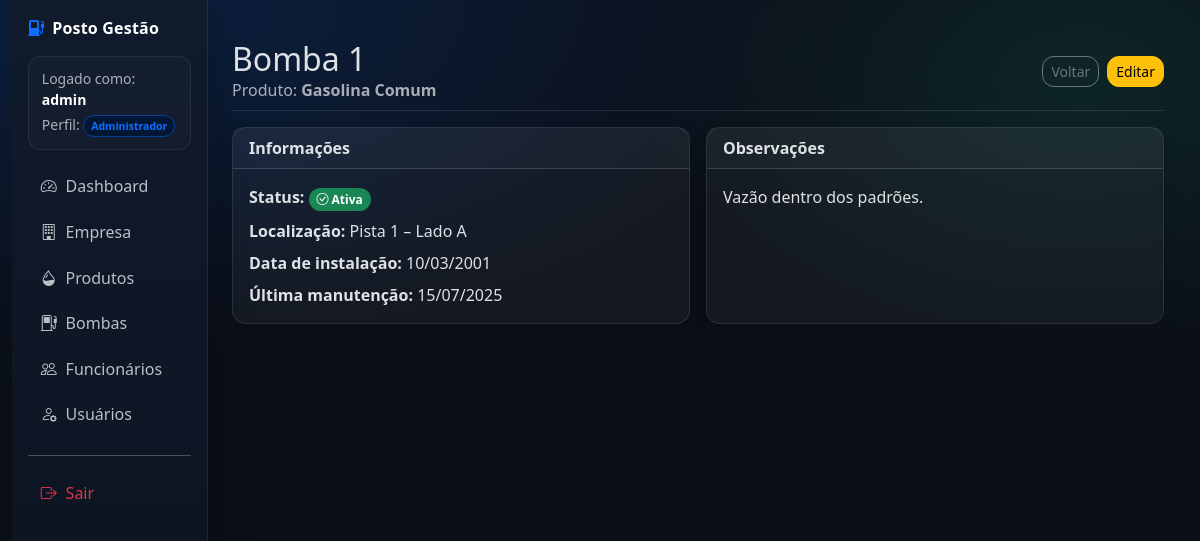
Page /bombas/1/ (signed in) on the committed database.
### accounts/models.py (models this page shows, shortened)
class CustomUser(AbstractUser):
    PERFIL_CHOICES = (
        ('ADMIN', 'Administrador'),
        ('GERENTE', 'Gerente'),
        ('OPERADOR', 'Operador'),
    )
    nome_completo = models.CharField('Nome completo', max_length=255, default='')
    perfil = models.CharField(max_length=10, choices=PERFIL_CHOICES, default='OPERADOR')
    data_cadastro = models.DateTimeField(auto_now_add=True)
    REQUIRED_FIELDS = ["email", "nome_completo"]

### bombas/models.py (models this page shows, shortened)
class Bomba(models.Model):
    STATUS_CHOICES = (
        ('ATIVA', 'Ativa'),
        ('INATIVA', 'Inativa'),
        ('MANUTENCAO', 'Manutenção'),
    )
    numero = models.CharField(max_length=50, unique=True)
    produto = models.ForeignKey(Produto, on_delete=models.PROTECT, related_name='bombas')
    status = models.CharField(max_length=15, choices=STATUS_CHOICES, default='ATIVA')
    localizacao = models.CharField(max_length=100)
    data_instalacao = models.DateField()
    data_ultima_manutencao = models.DateField(blank=True, null=True)
    observacoes = models.TextField(blank=True, null=True)

### produtos/models.py (models this page shows, shortened)
class Produto(models.Model):
    codigo = models.CharField(max_length=50, unique=True)
    nome = models.CharField(max_length=100)
    unidade_medida = models.CharField(max_length=20, default='Litros')
    preco_custo = models.DecimalField(max_digits=10, decimal_places=2)
    preco_venda = models.DecimalField(max_digits=10, decimal_places=2)
    estoque_atual = models.DecimalField(max_digits=10, decimal_places=2)
    estoque_minimo = models.DecimalField(max_digits=10, decimal_places=2)
    is_active = models.BooleanField(default=True)
    data_cadastro = models.DateTimeField(auto_now_add=True)
    data_atualizacao = models.DateTimeField(auto_now=True)

### bombas/views.py (the view)
# urls.py: path('<int:pk>/', views.BombaDetailView.as_view(), name='bomba_detail'),
class BombaDetailView(LoginRequiredMixin, DetailView):
    model = Bomba
    template_name = 'bombas/bomba_detail.html'
    context_object_name = 'bomba'

### bombas/templates/bombas/bomba_detail.html (shortened to what this page needs)
{% extends 'base.html' %}
{% block content %}
<div class="d-flex justify-content-between flex-wrap flex-md-nowrap align-items-center pt-3 pb-2 mb-3 border-bottom">
    <div>
        <h1 class="h2 mb-0">Bomba {{ bomba.numero }}</h1>
        <div class="text-muted">Produto: <strong>{{ bomba.produto.nome }}</strong></div>
    </div>
    <div class="btn-toolbar">
        <a href="{% url 'bomba_list' %}" class="btn btn-sm btn-outline-secondary">Voltar</a>
        {% if user.perfil == 'ADMIN' or user.perfil == 'GERENTE' %}
            <a href="{% url 'bomba_update' bomba.pk %}" class="btn btn-sm btn-warning ms-2">Editar</a>
        {% endif %}
    </div>
</div>
<div class="row g-3">
    <div class="col-lg-6">
        <div class="card h-100">
            <div class="card-header"><strong>Informações</strong></div>
            <div class="card-body">
                <p class="mb-2"><strong>Status:</strong>
                    {% if bomba.status == 'ATIVA' %}
                        <span class="badge bg-success"><i class="bi bi-check-circle"></i> {{ bomba.get_status_display }}</span>
                    {% elif bomba.status == 'MANUTENCAO' %}
                        <span class="badge bg-danger"><i class="bi bi-exclamation-triangle"></i> {{ bomba.get_status_display }}</span>
                    {% else %}
                        <span class="badge bg-secondary"><i class="bi bi-x-circle"></i> {{ bomba.get_status_display }}</span>
                    {% endif %}
                </p>
                <p class="mb-2"><strong>Localização:</strong> {{ bomba.localizacao }}</p>
                <p class="mb-2"><strong>Data de instalação:</strong> {{ bomba.data_instalacao|date:"d/m/Y" }}</p>
                <p class="mb-0"><strong>Última manutenção:</strong> {{ bomba.data_ultima_manutencao|date:"d/m/Y"|default:"Não registrada" }}</p>
            </div>
        </div>
    </div>
    <div class="col-lg-6">
        <div class="card h-100">
            <div class="card-header"><strong>Observações</strong></div>
            <div class="card-body">
                {% if bomba.observacoes %}
                    <p class="mb-0">{{ bomba.observacoes|linebreaksbr }}</p>
                {% else %}
                    <p class="text-muted mb-0">Nenhuma observação registrada.</p>
                {% endif %}
            </div>
        </div>
    </div>
</div>
{% endblock %}

### templates/base.html (shortened to what this page needs)
{% load django_bootstrap5 %}
{% load static %}
<!DOCTYPE html>
<html lang="pt-br" data-bs-theme="dark">
<head>
    {% bootstrap_css %}
    <link rel="stylesheet" href="https://cdn.jsdelivr.net/npm/bootstrap-icons@1.11.3/font/bootstrap-icons.min.css">
    <link rel="stylesheet" href="{% static 'css/app.css' %}">
</head>
<body>
<div class="container-fluid app-shell">
    <div class="row g-0">
        {% if user.is_authenticated %}
        {% with current=request.resolver_match.url_name %}
        <aside class="col-md-3 col-lg-2 d-md-block sidebar p-3">
            <div class="d-flex align-items-center justify-content-between mb-3">
                <div class="brand text-white">
                    <i class="bi bi-fuel-pump-fill me-2 text-primary"></i>Posto Gestão
                </div>
            </div>
            <div class="small text-muted mb-3 user-chip">
                Logado como: <strong class="text-white">{{ user.username }}</strong>
                <div class="mt-1">
                    Perfil:
                    <span class="badge bg-primary-subtle text-primary border border-primary-subtle">
                        {{ user.get_perfil_display }}
                    </span>
                </div>
            </div>
            <ul class="nav nav-pills flex-column gap-1">
                <li class="nav-item">
                    <a href="{% url 'dashboard' %}" class="nav-link {% if current == 'dashboard' %}active{% endif %}">
                        <i class="bi bi-speedometer2"></i> Dashboard
                    </a>
                </li>
                {% if user.perfil != 'OPERADOR' %}
                <li class="nav-item">
                    <a href="{% url 'empresa_detail' %}" class="nav-link {% if current == 'empresa_detail' or current == 'empresa_create' or current == 'empresa_update' %}active{% endif %}">
                        <i class="bi bi-building"></i> Empresa
                    </a>
                </li>
                {% endif %}
                <li class="nav-item">
                    <a href="{% url 'produto_list' %}" class="nav-link {% if current == 'produto_list' or current == 'produto_create' or current == 'produto_update' %}active{% endif %}">
                        <i class="bi bi-droplet-half"></i> Produtos
                    </a>
                </li>
                <li class="nav-item">
                    <a href="{% url 'bomba_list' %}" class="nav-link {% if current == 'bomba_list' or current == 'bomba_create' or current == 'bomba_update' %}active{% endif %}">
                        <i class="bi bi-fuel-pump"></i> Bombas
                    </a>
                </li>
                <li class="nav-item">
                    <a href="{% url 'funcionario_list' %}" class="nav-link {% if current == 'funcionario_list' or current == 'funcionario_create' or current == 'funcionario_update' %}active{% endif %}">
                        <i class="bi bi-people"></i> Funcionários
                    </a>
                </li>
                {% if user.perfil == 'ADMIN' %}
                <li class="nav-item">
                    <a href="{% url 'user_list' %}" class="nav-link {% if current == 'user_list' or current == 'user_create' or current == 'user_update' %}active{% endif %}">
                        <i class="bi bi-person-gear"></i> Usuários
                    </a>
                </li>
                {% endif %}
                <li class="nav-item mt-3 pt-3 border-top app-border">
                    <form action="{% url 'logout' %}" method="post">
                        <button type="submit" class="nav-link w-100 text-start text-danger border-0 bg-transparent">
                            <i class="bi bi-box-arrow-right"></i> Sair
                        </button>
                    </form>
                </li>
            </ul>
        </aside>
        {% endwith %}
        <main class="col-md-9 col-lg-10 content">
        {% else %}
        <main class="col-12 content">
        {% endif %}
            {% block content %}{% endblock %}
        </main>
    </div>
</div>
</body>
</html>

### static/css/app.css (style rules this page uses)
:root { --app-bg: #0b0f17; --sidebar-bg: #0f1624; --card-bg: rgba(255,255,255,.04); --card-border: rgba(255,255,255,.10); --muted: rgba(255,255,255,.65); }
body { background: radial-gradient(1200px 600px at 10% 0%, rgba(13,110,253,.18), transparent 60%), radial-gradient(800px 500px at 90% 10%, rgba(32,201,151,.12), transparent 55%), var(--app-bg); }
.app-shell { min-height: 100vh; }
.sidebar { min-height: 100vh; background: linear-gradient(180deg, rgba(16,26,44,.98), rgba(12,18,30,.95)); border-right: 1px solid rgba(255,255,255,.08); box-shadow: 12px 0 30px rgba(0,0,0,.18); }
.sidebar .brand { font-weight: 700; letter-spacing: .2px; }
.user-chip { border: 1px solid rgba(255,255,255,.08); background: rgba(255,255,255,.02); border-radius: 12px; padding: .7rem .8rem; }
.sidebar .nav-link { color: rgba(255,255,255,.72); border-radius: 10px; padding: .55rem .8rem; display: flex; gap: .55rem; align-items: center; transition: all .2s ease; }
.content { padding: 24px; }
.card { background: var(--card-bg); border: 1px solid var(--card-border); border-radius: 14px; box-shadow: 0 6px 18px rgba(0,0,0,.15); }
.border-bottom { border-color: rgba(255,255,255,.10)!important; }
.text-muted { color: var(--muted)!important; }
.btn { border-radius: 12px; }
.badge { border-radius: 999px; padding: .45em .65em; font-weight: 600; }

### rows in the picture
CustomUser: username "admin", perfil "Administrador"
Bomba: numero "1", produto.nome "Gasolina Comum", status "Ativa", localizacao "Pista 1 – Lado A", data_instalacao "10/03/2001", data_ultima_manutencao "15/07/2025", observacoes "Vazão dentro dos padrões."
